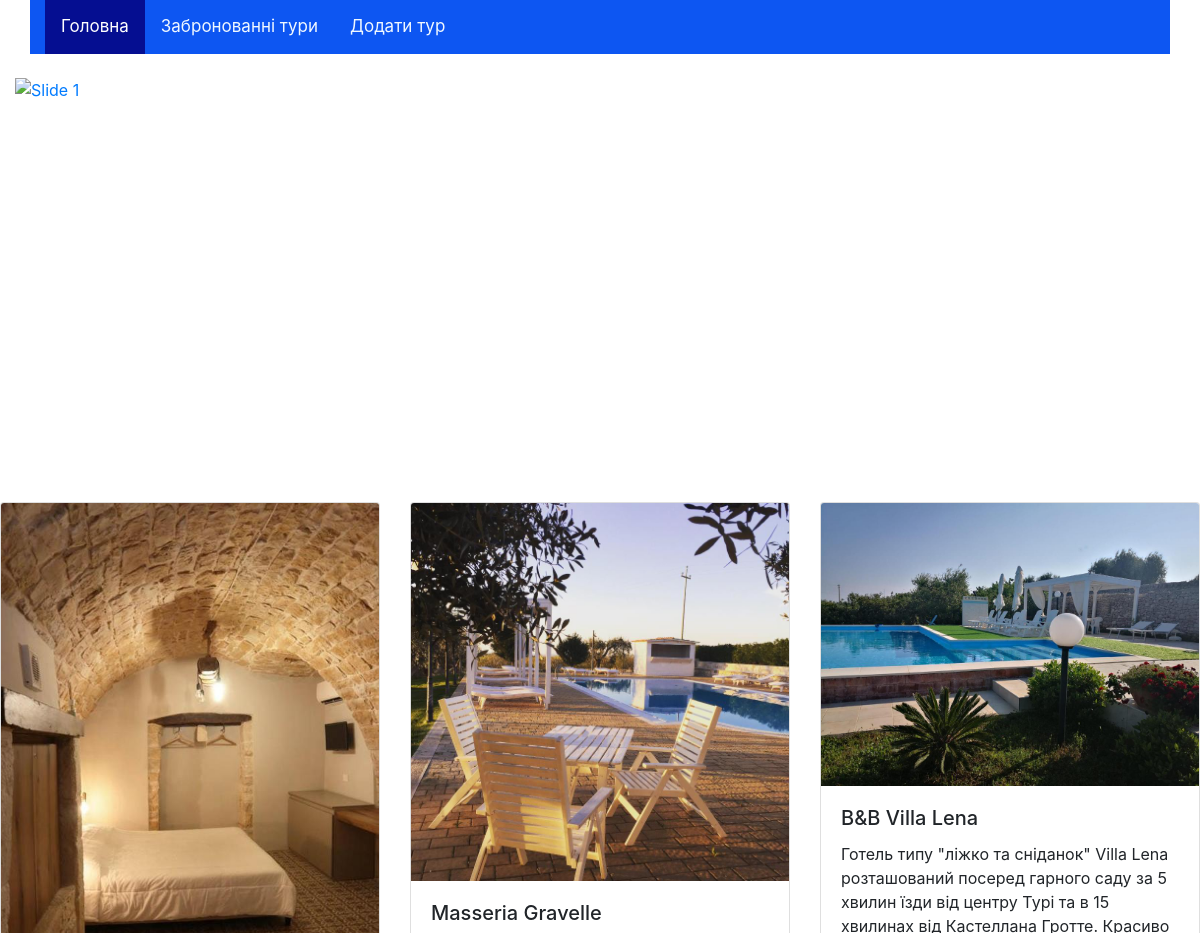
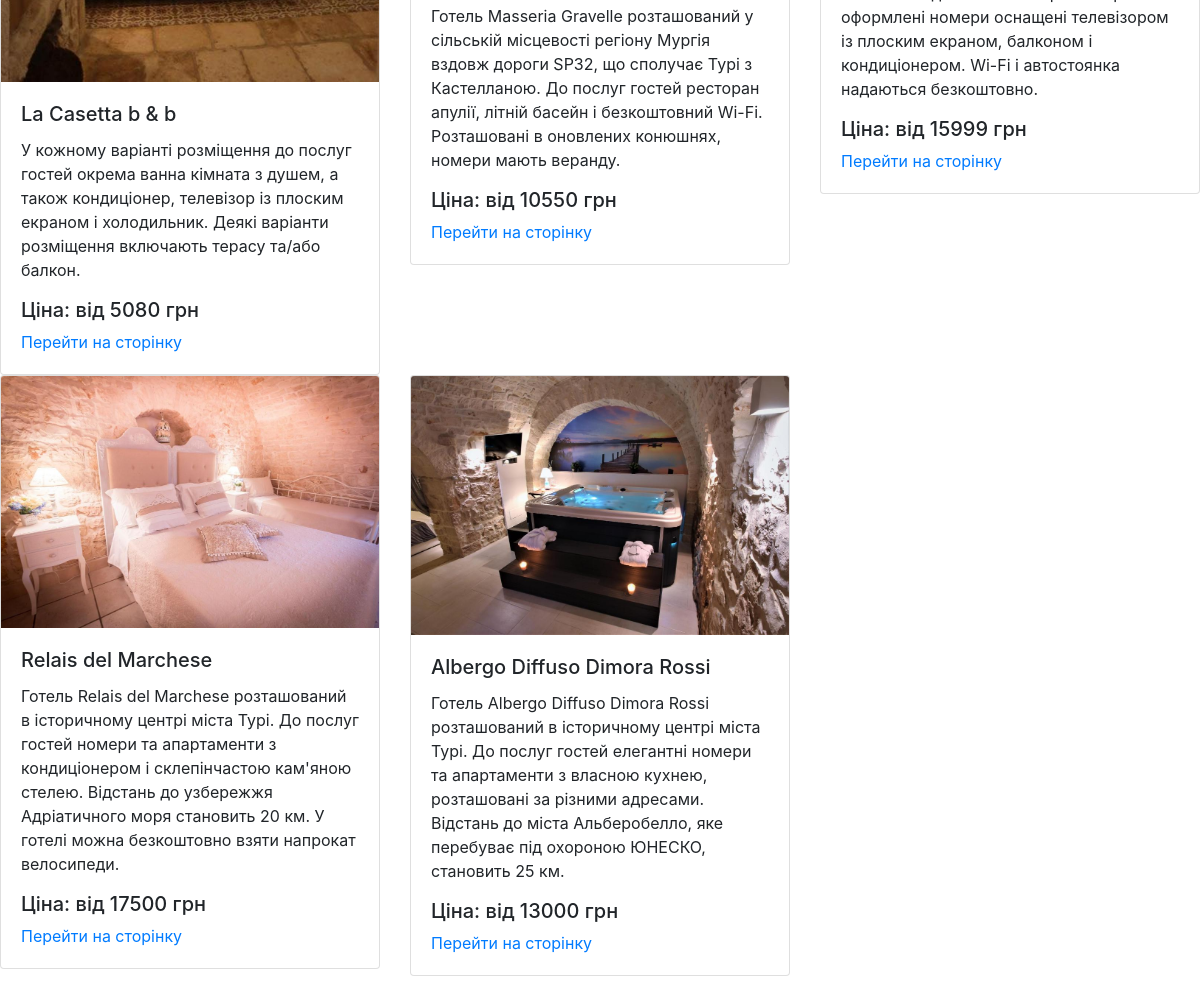
The page / on the database its author committed (2 pictures, top to bottom).
### tables this page shows
CREATE TABLE posts (
                id INTEGER PRIMARY KEY,
                photo TEXT NOT NULL,
                name TEXT NOT NULL,
                description TEXT NOT NULL,
                price TEXT NOT NULL);

### main.py (the view)
@app.route("/")
def index():
    conn = sqlite3.connect(DATABASE)
    cursor = conn.cursor()
    cursor.execute("SELECT * FROM posts")
    data = cursor.fetchall()
    conn.close()
    return render_template("index.html", data=data)

### templates/index.html (shortened to what this page needs)
<!DOCTYPE html>
<html lang="en">
<head>
    <link rel="stylesheet" href="https://stackpath.bootstrapcdn.com/bootstrap/4.5.2/css/bootstrap.min.css">
    <link rel="stylesheet" href="{{url_for('static', filename='style.css') }}">
</head>
<body>
<div class="container">
    <a class="active" href="/">Головна</a>
    <a href="/forbidden_tours">Забронованні тури</a>
    <a href="/add_tours">Додати тур</a>
</div>
<br>
<div class="container-fluid carousel-container">
  <div id="carouselExample" class="carousel slide" data-ride="carousel">
    <div class="carousel-inner">
      <div class="carousel-item active">
        <a href="https://img.poehalisnami.ua/static/hotels/egipet/sharm-el-shejjkh/h7187/orig/o3477057187_637723119385500853.jpg" target="_blank">
          <img src="https://img.poehalisnami.ua/static/hotels/egipet/sharm-el-shejjkh/h7187/orig/o3477057187_637723119385500853.jpg" class="d-block w-100" alt="Slide 1">
        </a>
      </div>
    </div>
    <a class="carousel-control-prev" href="#carouselExample" role="button" data-slide="prev">
      <span class="carousel-control-prev-icon" aria-hidden="true"></span>
    </a>
    <a class="carousel-control-next" href="#carouselExample" role="button" data-slide="next">
      <span class="carousel-control-next-icon" aria-hidden="true"></span>
    </a>
  </div>
</div>
<br>
<div class="row row-cols-1 row-cols-md-3 g-4">
  {% for item in data %}
    <div class="col">
      <div class="card">
        <img src="/uploads/{{ item[1] }}" class="card-img-top" alt="Card Image" style="width: 100%;">
        <div class="card-body">
          <h5 class="card-title">{{ item[2] }}</h5>
          <p class="card-text">{{ item[3] }}</p>
          <h5 class="card-price">Ціна: від {{ item[4] }} грн</h5>
          <a href="{{ url_for('tours', tour_id=item[0]) }}">Перейти на сторінку</a>
        </div>
      </div>
    </div>
  {% endfor %}
</div>
<br>
</body>
</html>

### static/style.css (style rules this page uses)
.container { overflow: hidden; background-color: rgb(13, 86, 242); }
.container a { float: left; color: aliceblue; text-align: center; padding: 14px 16px; text-decoration: none; font-size: 17px; }
.container a.active { background-color: rgb(5, 14, 145); color: white; }

### templates/index.html (style rules this page uses)
.carousel-inner img { width: 100%; height: 400px; object-fit: cover; }

### rows shown on the page
posts: photo (picture), name "La Casetta b & b", description "У кожному варіанті розміщення до послуг гостей окрема ванна кімната з душем, а також кондиціонер, телевізор із плоским екраном і холодильник. Деякі варіанти розміщення включають терасу та/або балкон.", price "5080"
posts: photo (picture), name "Masseria Gravelle", description "Готель Masseria Gravelle розташований у сільській місцевості регіону Мургія вздовж дороги SP32, що сполучає Турі з Кастелланою. До послуг гостей ресторан апулії, літній басейн і безкоштовний Wi-Fi. Розташовані в оновлених конюшнях, номери мають веранду.", price "10550"
posts: photo (picture), name "B&B Villa Lena", description "Готель типу \"ліжко та сніданок\" Villa Lena розташований посеред гарного саду за 5 хвилин їзди від центру Турі та в 15 хвилинах від Кастеллана Гротте. Красиво оформлені номери оснащені телевізором із плоским екраном, балконом і кондиціонером. Wi-Fi і автостоянка надаються безкоштовно.", price "15999"
posts: photo (picture), name "Relais del Marchese", description "Готель Relais del Marchese розташований в історичному центрі міста Турі. До послуг гостей номери та апартаменти з кондиціонером і склепінчастою кам'яною стелею. Відстань до узбережжя Адріатичного моря становить 20 км. У готелі можна безкоштовно взяти напрокат велосипеди.", price "17500"
posts: photo (picture), name "Albergo Diffuso Dimora Rossi", description "Готель Albergo Diffuso Dimora Rossi розташований в історичному центрі міста Турі. До послуг гостей елегантні номери та апартаменти з власною кухнею, розташовані за різними адресами. Відстань до міста Альберобелло, яке перебуває під охороною ЮНЕСКО, становить 25 км.", price "13000"
